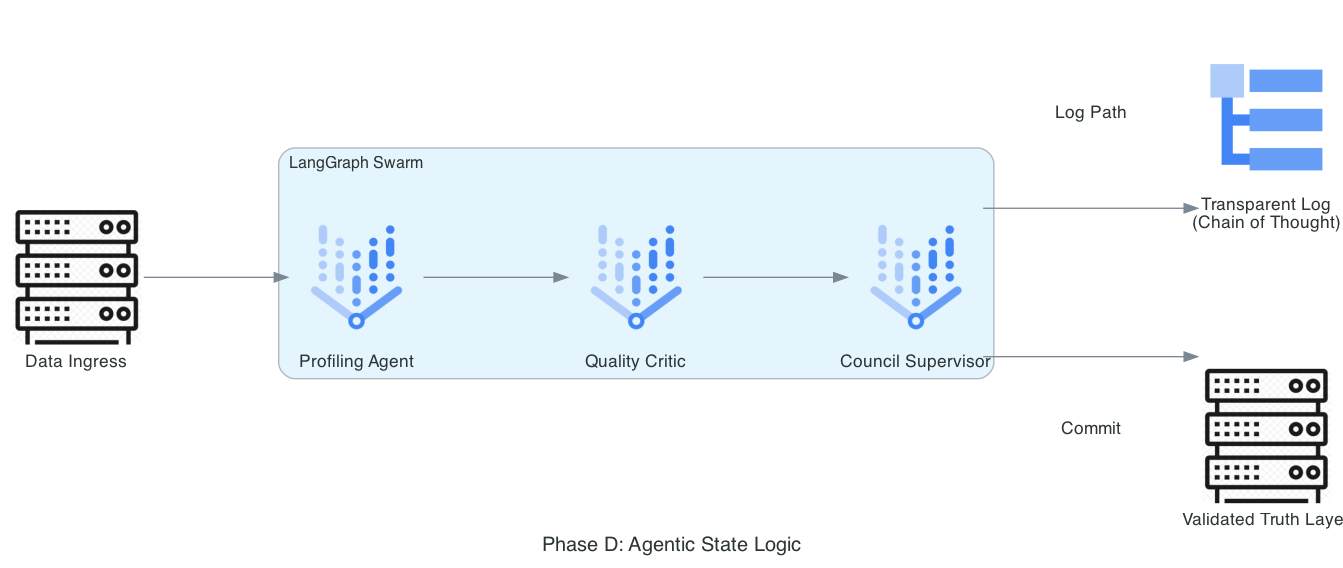

Reproduce this figure in Python.
from diagrams import Diagram, Cluster, Edge
from diagrams.gcp.ml import VertexAI
from diagrams.gcp.operations import Logging
from diagrams.generic.compute import Rack

graph_attr = {
    "pad": "0.1",
    "nodesep": "1.2",
    "ranksep": "1.5",
    "bgcolor": "transparent"
}

with Diagram(
    "Phase D: Agentic State Logic", 
    show=False, 
    filename="gov_agent_state_machine", 
    direction="LR", 
    graph_attr=graph_attr
):
    entry = Rack("Data Ingress")
    
    with Cluster("LangGraph Swarm"):
        profiler = VertexAI("Profiling Agent")
        critic = VertexAI("Quality Critic")
        supervisor = VertexAI("Council Supervisor")
        
    audit = Logging("Transparent Log\n(Chain of Thought)")
    storage = Rack("Validated Truth Layer")

    entry >> profiler >> critic >> supervisor
    supervisor >> Edge(label="Log Path") >> audit
    supervisor >> Edge(label="Commit") >> storage
